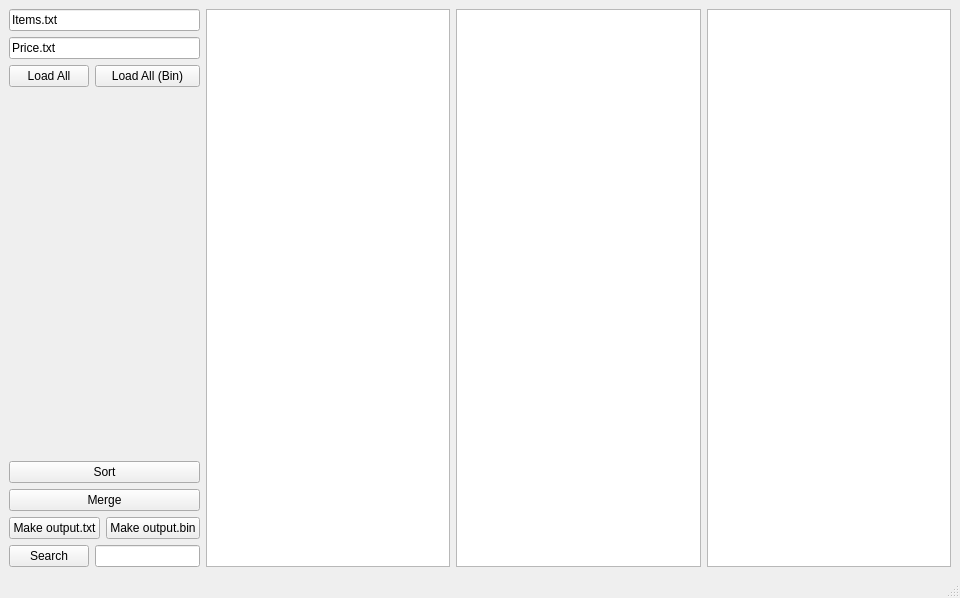
<?xml version="1.0" encoding="UTF-8"?>
<ui version="4.0">
 <class>MainWindow</class>
 <widget class="QMainWindow" name="MainWindow">
  <property name="geometry">
   <rect>
    <x>0</x>
    <y>0</y>
    <width>960</width>
    <height>598</height>
   </rect>
  </property>
  <property name="windowTitle">
   <string>MainWindow</string>
  </property>
  <widget class="QWidget" name="centralwidget">
   <layout class="QHBoxLayout" name="horizontalLayout" stretch="2,8">
    <item>
     <layout class="QVBoxLayout" name="verticalLayout">
      <item>
       <widget class="QLineEdit" name="fileEdit1">
        <property name="text">
         <string>Items.txt</string>
        </property>
       </widget>
      </item>
      <item>
       <widget class="QLineEdit" name="fileEdit2">
        <property name="text">
         <string>Price.txt</string>
        </property>
       </widget>
      </item>
      <item>
       <layout class="QFormLayout" name="formLayout">
        <item row="0" column="0">
         <widget class="QPushButton" name="loadBagButton">
          <property name="text">
           <string>Load All</string>
          </property>
         </widget>
        </item>
        <item row="0" column="1">
         <widget class="QPushButton" name="loadBagBinButton">
          <property name="text">
           <string>Load All (Bin)</string>
          </property>
         </widget>
        </item>
       </layout>
      </item>
      <item>
       <widget class="QPushButton" name="sortButton">
        <property name="text">
         <string>Sort</string>
        </property>
       </widget>
      </item>
      <item>
       <widget class="QPushButton" name="mergeButton">
        <property name="text">
         <string>Merge</string>
        </property>
       </widget>
      </item>
      <item>
       <layout class="QHBoxLayout" name="horizontalLayout_4">
        <item>
         <widget class="QPushButton" name="toFileButton">
          <property name="text">
           <string>Make output.txt</string>
          </property>
         </widget>
        </item>
        <item>
         <widget class="QPushButton" name="toBinFileButton">
          <property name="text">
           <string>Make output.bin</string>
          </property>
         </widget>
        </item>
       </layout>
      </item>
      <item>
       <layout class="QHBoxLayout" name="horizontalLayout_3">
        <item>
         <widget class="QPushButton" name="searchButton">
          <property name="text">
           <string>Search</string>
          </property>
         </widget>
        </item>
        <item>
         <widget class="QLineEdit" name="searchLineEdit"/>
        </item>
       </layout>
      </item>
     </layout>
    </item>
    <item>
     <layout class="QHBoxLayout" name="horizontalLayout_2">
      <item>
       <widget class="QTableView" name="table1">
        <attribute name="horizontalHeaderStretchLastSection">
         <bool>true</bool>
        </attribute>
       </widget>
      </item>
      <item>
       <widget class="QTableView" name="table2">
        <attribute name="horizontalHeaderStretchLastSection">
         <bool>true</bool>
        </attribute>
       </widget>
      </item>
      <item>
       <widget class="QTableView" name="mergeTable">
        <attribute name="horizontalHeaderCascadingSectionResizes">
         <bool>false</bool>
        </attribute>
        <attribute name="horizontalHeaderStretchLastSection">
         <bool>true</bool>
        </attribute>
       </widget>
      </item>
     </layout>
    </item>
   </layout>
  </widget>
  <widget class="QMenuBar" name="menubar">
   <property name="geometry">
    <rect>
     <x>0</x>
     <y>0</y>
     <width>960</width>
     <height>21</height>
    </rect>
   </property>
  </widget>
  <widget class="QStatusBar" name="statusbar"/>
 </widget>
 <resources/>
 <connections/>
</ui>
